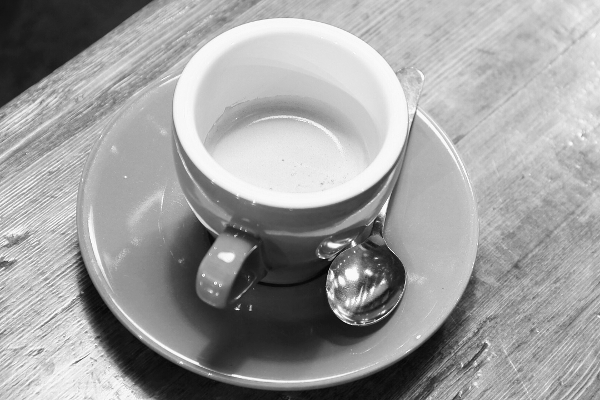
#> input picture Points, lines and edge detection/coffee_gray.png, 600 x 400 px
$ python Lab13.py
#> lines starting #> are read from the running program, lines starting #| are printed output that depends on the picture; after the words box and inside, x2 and y2 are one past the last pixel; in counts of white or black regions, pixels touching at a corner belong together
# Points, lines and edges detection
import imageio
import numpy as np

image = imageio.imread("coffee_gray.png", "PNG", pilmode="L")
#> image is the input picture: shape (400, 600); min 0, max 255, mean 158.6

# fmt: off

point_laplacian_kernel = np.array(
    [
        [1,  1,  1],
        [1, -8,  1],
        [1,  1,  1],
    ]
)

line_horizontal_kernel = np.array(
    [
        [-1, -1, -1],
        [ 2,  2,  2],
        [-1, -1, -1],
    ]
)

line_vertical_kernel = np.array(
    [
        [-1,  2, -1],
        [-1,  2, -1],
        [-1,  2, -1],
    ]
)

line_plus_45_kernel = np.array(
    [
        [ 2, -1, -1],
        [-1,  2, -1],
        [-1, -1,  2],
    ]
)

line_minus_45_kernel = np.array(
    [
        [-1, -1,  2],
        [-1,  2, -1],
        [ 2, -1, -1],
    ]
)

# fmt: on

row_pad = 1
column_pad = 1

# Pad the image with sufficient number of zeros
padded_image = np.pad(
    array=image,
    pad_width=((column_pad, column_pad), (row_pad, row_pad)),
    mode="edge",
)
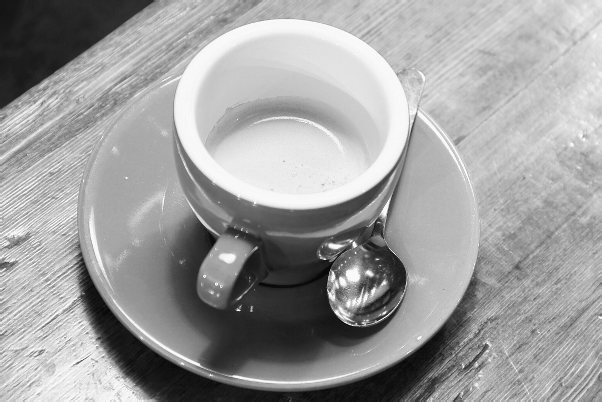
#> padded_image: shape (402, 602); min 0, max 255, mean 158.5


def threshold_image(img, threshold):
    result = np.zeros(img.shape, dtype=np.uint8)

    for i, row in enumerate(img):
        for j, value in enumerate(row):
            if value > threshold:
                result[i][j] = 255

    return result


# Create arrays of same shape as padded image
points = np.zeros(padded_image.shape, dtype=int)
lines_horizontal = np.zeros(padded_image.shape, dtype=int)
lines_plus_45 = np.zeros(padded_image.shape, dtype=int)
lines_vertical = np.zeros(padded_image.shape, dtype=int)
lines_minus_45 = np.zeros(padded_image.shape, dtype=int)

# Convolve image with kernels
for i, row in enumerate(image):
    for j, _ in enumerate(row):
        points[i + row_pad][j + column_pad] = (
            point_laplacian_kernel
            * padded_image[i : i + 2 * row_pad + 1, j : j + 2 * column_pad + 1]
        ).sum(dtype=int)

        lines_horizontal[i + row_pad][j + column_pad] = (
            line_horizontal_kernel
            * padded_image[i : i + 2 * row_pad + 1, j : j + 2 * column_pad + 1]
        ).sum(dtype=int)

        lines_vertical[i + row_pad][j + column_pad] = (
            line_vertical_kernel
            * padded_image[i : i + 2 * row_pad + 1, j : j + 2 * column_pad + 1]
        ).sum(dtype=int)

        lines_plus_45[i + row_pad][j + column_pad] = (
            line_plus_45_kernel
            * padded_image[i : i + 2 * row_pad + 1, j : j + 2 * column_pad + 1]
        ).sum(dtype=int)

        lines_minus_45[i + row_pad][j + column_pad] = (
            line_minus_45_kernel
            * padded_image[i : i + 2 * row_pad + 1, j : j + 2 * column_pad + 1]
        ).sum(dtype=int)
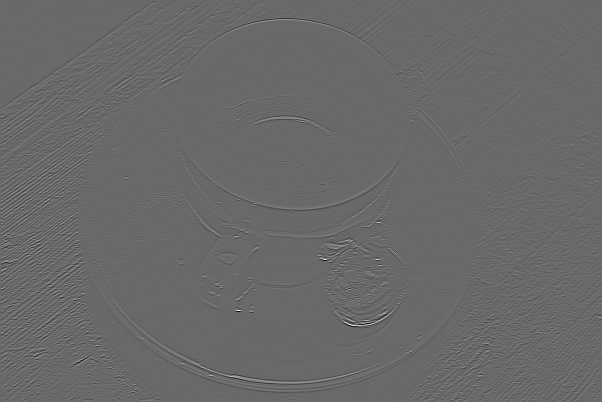
#> lines_horizontal: shape (402, 602) int64; min -567, max 803, mean 0; drawn with min black and max white
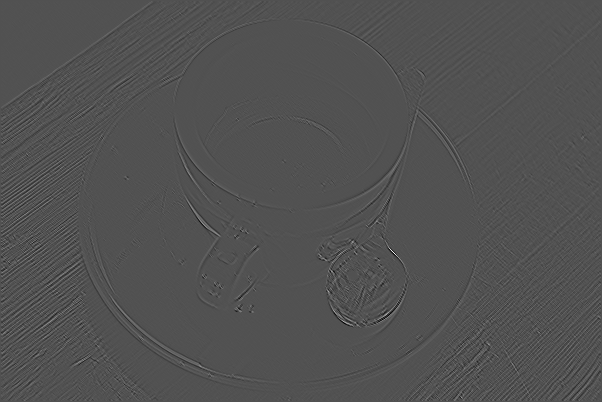
#> lines_plus_45: shape (402, 602) int64; min -460, max 971, mean 0; drawn with min black and max white
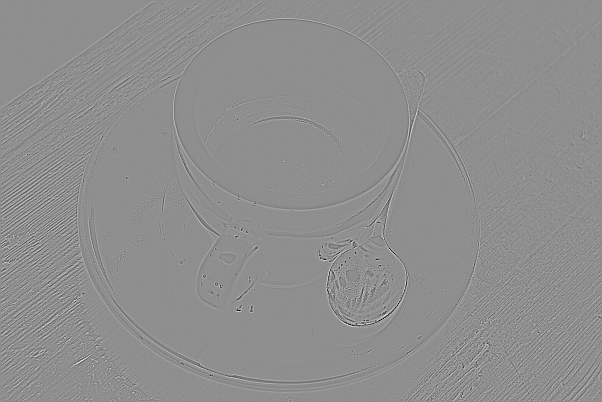
#> points: shape (402, 602) int64; min -1098, max 862, mean 0; drawn with min black and max white

points = threshold_image(points[1:-1, 1:-1].clip(min=0, max=255).astype(np.uint8), 200)
#> after the loop in threshold_image, `for i, row in enumerate(img):`:
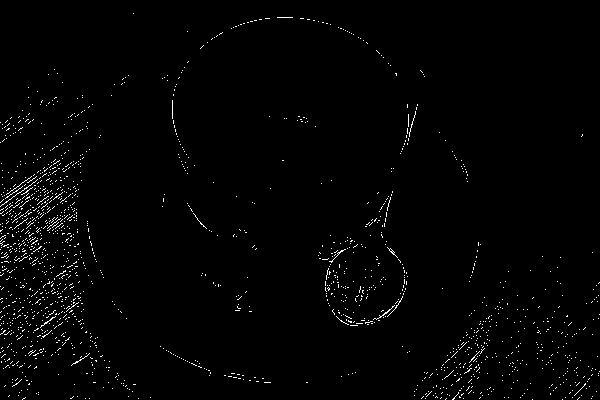
#> result: shape (400, 600); 1.4% white in thin lines or dots
lines_horizontal = threshold_image(
    lines_horizontal[1:-1, 1:-1].clip(min=0, max=255).astype(np.uint8), 200
)
#> after the loop in threshold_image (call 2), `for i, row in enumerate(img):`: result: shape (400, 600); 0.18% white in thin lines or dots
lines_vertical = threshold_image(
    lines_vertical[1:-1, 1:-1].clip(min=0, max=255).astype(np.uint8), 200
)
#> after the loop in threshold_image (call 3), `for i, row in enumerate(img):`: result: shape (400, 600); 0.14% white in thin lines or dots, all inside (x1, y1, x2, y2) = (75, 110, 563, 400)
lines_plus_45 = threshold_image(
    lines_plus_45[1:-1, 1:-1].clip(min=0, max=255).astype(np.uint8), 200
)
#> call 4 of threshold_image, with threshold = 200
#> after the loop in threshold_image (call 4), `for i, row in enumerate(img):`:
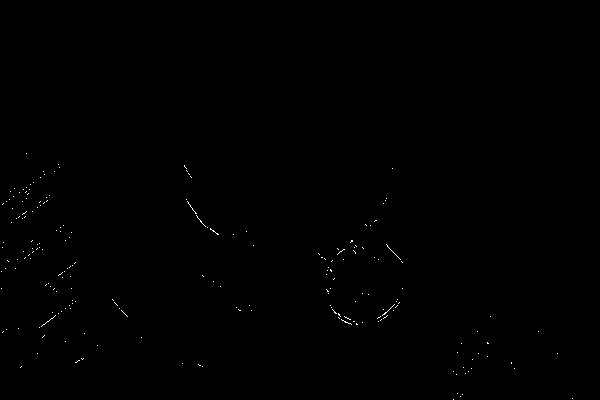
#> result: shape (400, 600); 0.18% white in thin lines or dots, all inside (x1, y1, x2, y2) = (1, 153, 573, 400)
lines_minus_45 = threshold_image(
    lines_minus_45[1:-1, 1:-1].clip(min=0, max=255).astype(np.uint8), 200
)
#> after the loop in threshold_image (call 5), `for i, row in enumerate(img):`:
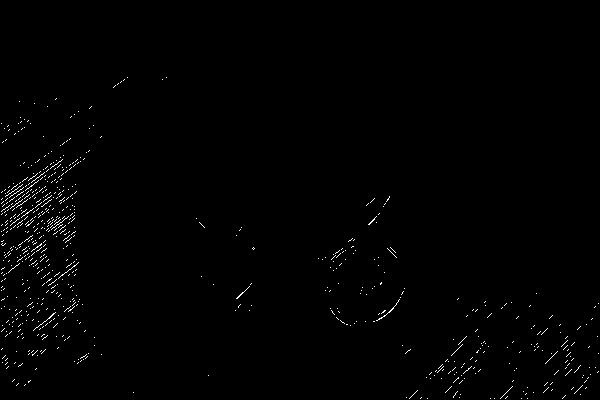
#> result: shape (400, 600); 0.81% white in thin lines or dots, all inside (x1, y1, x2, y2) = (1, 77, 599, 399)

imageio.imwrite("points.png", points, "PNG")
imageio.imwrite("lines_horizontal.png", lines_horizontal, "PNG")
imageio.imwrite("lines_vertical.png", lines_vertical, "PNG")
imageio.imwrite("lines_plus_45.png", lines_plus_45, "PNG")
imageio.imwrite("lines_minus_45.png", lines_minus_45, "PNG")

# Edge detection: Roberts, Prewitt, Sobel operators program in '07_edge_detection_roberts_prewitt_sobel' directory
